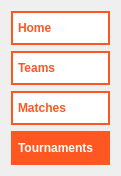
       <widget class="QGroupBox" name="SideMenu4">
        <property name="geometry">
         <rect>
          <x>0</x>
          <y>10</y>
          <width>121</width>
          <height>171</height>
         </rect>
        </property>
        <property name="styleSheet">
         <string notr="true">margin: 0px;
border: none;</string>
        </property>
        <property name="title">
         <string/>
        </property>
        <layout class="QVBoxLayout" name="verticalLayout_7">
         <item>
          <widget class="QPushButton" name="homeBtn_4">
           <property name="styleSheet">
            <string notr="true">QPushButton{
	background-color: #FFF;
	color: #fff;
	font-weight: 600;
	border: none;
	padding: 7.5px 5px;
	text-align: left;
	border: 2px solid #FF5722;
	color: #FF5722;
	margin: 0px;
}
QPushButton:hover {
	background-color: #FF5722;
	color: #FFF;	
}</string>
           </property>
           <property name="text">
            <string>Home</string>
           </property>
          </widget>
         </item>
         <item>
          <widget class="QPushButton" name="teamsBtn_4">
           <property name="styleSheet">
            <string notr="true">QPushButton{
	background-color: #FFF;
	color: #fff;
	font-weight: 600;
	border: none;
	padding: 7.5px 5px;
	text-align: left;
	border: 2px solid #FF5722;
	color: #FF5722;
	margin: 0px;
}
QPushButton:hover {
	background-color: #FF5722;
	color: #FFF;	
}</string>
           </property>
           <property name="text">
            <string>Teams</string>
           </property>
          </widget>
         </item>
         <item>
          <widget class="QPushButton" name="matchesBtn_4">
           <property name="styleSheet">
            <string notr="true">QPushButton{
	background-color: #FFF;
	color: #fff;
	font-weight: 600;
	border: none;
	padding: 7.5px 5px;
	text-align: left;
	border: 2px solid #FF5722;
	color: #FF5722;
	margin: 0px;
}
QPushButton:hover {
	background-color: #FF5722;
	color: #FFF;	
}
</string>
           </property>
           <property name="text">
            <string>Matches</string>
           </property>
          </widget>
         </item>
         <item>
          <widget class="QPushButton" name="tournamentsBtn_4">
           <property name="styleSheet">
            <string notr="true">background-color: #FF5722;
color: #fff;
font-weight: 600;
border: none;
padding: 7.5px 5px;
text-align: left;
border: 2px solid #FF5722;</string>
           </property>
           <property name="text">
            <string>Tournaments</string>
           </property>
          </widget>
         </item>
        </layout>
       </widget>
